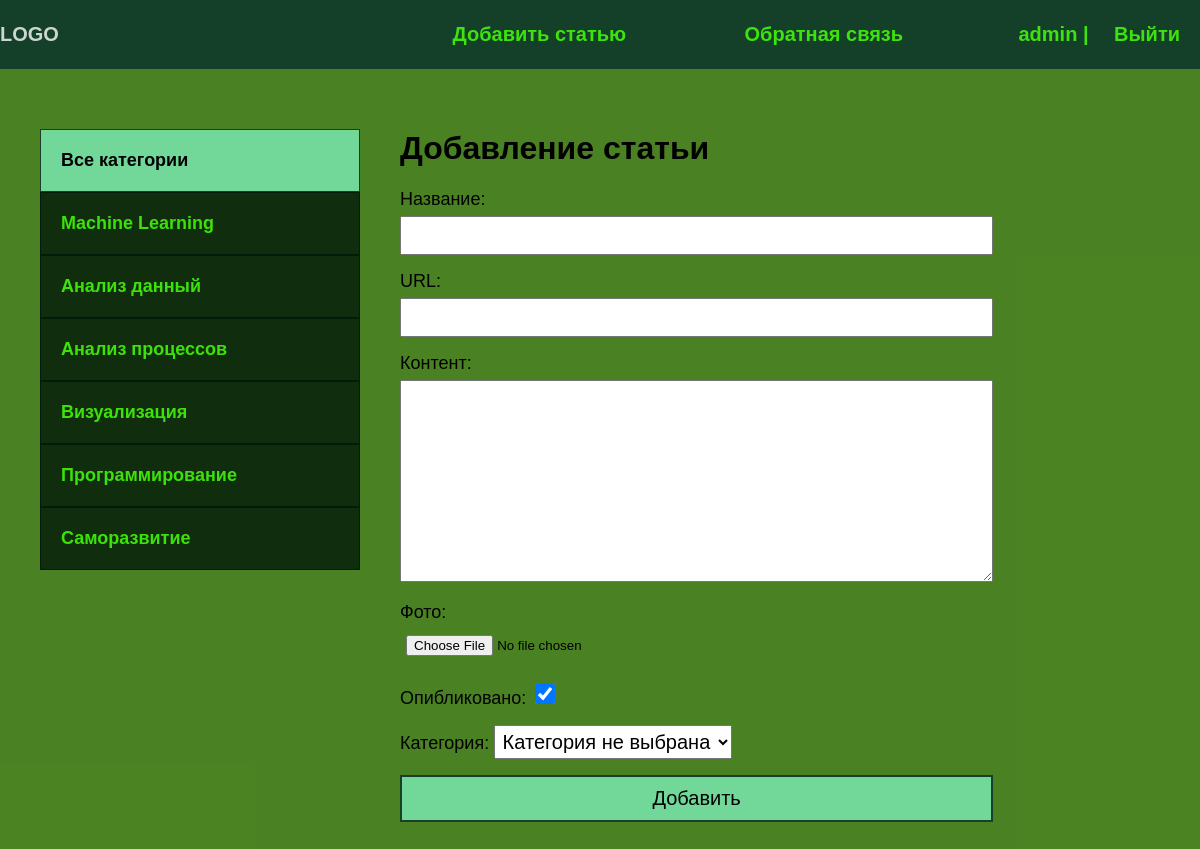
Screenshot of /addpage/ (signed in) with the database file from the repository.
### article/models.py (models this page shows)
class Category(models.Model):
    name = models.CharField(max_length=100, db_index=True, verbose_name='Категория')
    slug = models.SlugField(max_length=100, unique=True, db_index=True, verbose_name='URL')
    def __str__(self):
        return self.name
    def get_absolut_url(self):
        return reverse('category', kwargs={'cat_slug': self.slug})
    class Meta:
        verbose_name = 'Категория'
        verbose_name_plural = 'Категории'

### article/views.py (the view)
# urls.py: path('addpage/', AddPage.as_view(), name='add_page'),
class AddPage(LoginRequiredMixin, DataMixin, CreateView):
    form_class = AddPostForm
    template_name = 'article/addpage.html'
    success_url = reverse_lazy('index')
    login_url = reverse_lazy('index')
    def get_context_data(self, *, object_list=None, **kwargs):
        context = super().get_context_data(**kwargs)
        c_def = self.get_user_context(title='Добавление статьи')
        return dict(list(context.items()) + list(c_def.items()))

### article/forms.py (shortened to what this page needs)
class AddPostForm(forms.ModelForm):
    def __init__(self, *args, **kwargs):
        super().__init__(*args, **kwargs)
        self.fields['cat'].empty_label = "Категория не выбрана"
    class Meta:
        model = Article
        fields = ['title', 'slug', 'content', 'photo', 'is_published', 'cat']
        widgets = {
            'title': forms.TextInput(attrs={'class': 'form-input'}),
            'slug': forms.TextInput(attrs={'class': 'form-input'}),
            'content': forms.Textarea(attrs={'cols': 60, 'rows':  12, 'class': 'form-input'}),
        }

### article/utils.py (called while the page is built)
    def get_user_context(self, **kwargs):
        context = kwargs
        cats = Category.objects.annotate(Count('article'))
        user_menu = menu.copy()
        if not self.request.user.is_authenticated:
            user_menu.pop(0)
        context['menu'] = user_menu
        context['cats'] = cats
        if 'cat_selected' not in context:
            context['cat_selected'] = 0
        return context

### article/templates/article/addpage.html (shortened to what this page needs)
{% extends "article/base.html" %}
{% block content %}
<h1>{{ title }}</h1>
<form action="{% url 'add_page' %}" method="post" enctype="multipart/form-data">
    {{ form.as_p }}
    <button>Добавить</button>
</form>
{% endblock %}

### article/templates/article/base.html (shortened to what this page needs)
<!DOCTYPE html>
{% load static %}
{% load article_tags %}
<html lang="en">
<head>
    <link rel="stylesheet" href="{% static 'css/style.css' %}">
</head>
<body>
    <div class="header">
        <div class="wrap">
            <ul class="mainmenu">
                <li class="logo">
                    <a href="{% url 'index' %}">
                        <div class="logo">LOGO</div>
                    </a>
                </li>
                {% for m in menu %}
                <li class="last">
                    <a href="{% url m.url_name %}">{{ m.title }}</a>
                </li>
                {% endfor %}
                {% if request.user.is_authenticated %}
                <li class="last">{{ user.username }} | <a href="{% url 'logout' %}">Выйти</a></li>
                {% else %}
                <li class="last"><a href="{% url 'register' %}">Регистрация</a> | <a href="{% url 'login' %}">Войти</a></li>
                {% endif %}
            </ul>
        </div>
    </div>
    <div class="content">
        <div class="wrap">
            <div class="sidebar">
                <ul>
                    {% if cat_selected == 0 %}
                    <li class="selected">Все категории</li>
                    {% else %}
                    <li><a href="{% url 'index' %}">Все категори</a></li>
                    {% endif %}
                    {% for c in cats %}
                        {% if c.article__count > 0 %}
                            {% if c.pk == cat_selected %}
                            <li class="selected">{{ c.name }}</li>
                            {% else %}
                            <li><a href="{{ c.get_absolut_url }}">{{ c.name }}</a></li>
                            {% endif %}
                        {% endif %}
                    {% endfor  %}
                </ul>
            </div>
            <div class="main">
                {% block content %}
                {% endblock %}
            </div>
        </div>
    </div>
</body>
</html>

### article/static/css/style.css (style rules this page uses)
body { margin: 0; padding: 0; background: #33c583c8; font-family: Verdana, Geneva, Tahoma, sans-serif; }
.wrap { max-width: 1300px; margin: 0 auto; }
.content .wrap { background: #456c00c8; padding: 40px; box-sizing: border-box; display: flex; }
ul { list-style: none; margin: 0; padding: 0; }
a { color: #40f00aed; text-decoration: none; padding: 20px; }
.header { background: #00180ac8; }
.mainmenu { display: flex; align-items: center; font-size: 20px; font-weight: bold; justify-content: space-between; }
.logo { flex-basis: 40%; }
.last { flex-basis: 30%; text-align: right; color: #40f00aed; }
.sidebar ul { width: 320px; margin-right: 40px; margin-top: 20px; }
.sidebar a { padding: 20px; background: #00180ac8; display: block; border: 1px solid #00180ac8; font-weight: bold; font-size: 18px; }
.selected { font-size: 18px; padding: 20px; border: 1px solid #00180ac8; font-weight: bold; background: #7df0bcc8; }
.form-input { width: 100%; padding: 10px; box-sizing: border-box; }
button { background: #7df0bcc8; border: 2px solid #00180ac8; width: 100%; padding: 10px; font-size: 20px; cursor: pointer; }
form label { font-size: 18px; }
input, textarea { width: 100%; margin-top: 6px; padding: 6px; box-sizing: border-box; }
label { font-size: 20px; }
#id_is_published { width: 20px; height: 20px; }
#id_cat { font-size: 20px; padding: 4px; }
.last a { display: inline; }

### rows the page displays
Category: name "Machine Learning"
Category: name "Анализ данный"
Category: name "Анализ процессов"
Category: name "Визуализация"
Category: name "Программирование"
Category: name "Саморазвитие"

### other values shown
{{ m.title }} "Добавить статью" "Обратная связь"
{{ user.username }} "admin"
{{ title }} "Добавление статьи"
